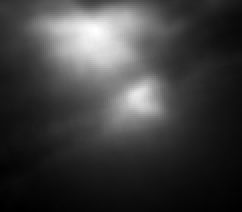
#> input picture no2-baixada-santista/no2-baixada-santista/dados/gee/no2_media_2019_2025.tif, 121 x 106 px, found by its file name (shown 2 times larger)
$ python fig_fundeio.py
#> lines starting #> are read from the running program, lines starting #| are printed output that depends on the picture
import numpy as np, pandas as pd, json, matplotlib; matplotlib.use('Agg'); import matplotlib.pyplot as plt
from matplotlib.patches import Rectangle
from PIL import Image
plt.rcParams.update({'font.family': 'sans-serif', 'font.sans-serif': ['Carlito', 'Liberation Sans'], 'font.size': 8.5,
                     'axes.spines.top': False, 'axes.spines.right': False, 'savefig.dpi': 400, 'axes.linewidth': 0.6})
im = Image.open('../gee/no2_media_2019_2025.tif'); A = np.array(im, float) * 1e6
#> further down, im is the input picture: PIL image 121x106 F; min 1.84e-05, max 0.000179, mean 5.76e-05
#> after `A = np.array(im, float) * 1000000.0`:
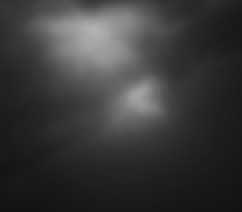
#> A: shape (106, 121) float64 (shown 2 times larger); min 18.44, max 179, mean 57.6
sx, sy = im.tag_v2[33550][:2]; x0, y0 = im.tag_v2[33922][3:5]; ny, nx = A.shape
#> after `sx, sy = im.tag_v2[33550][:2]`: sx = 0.01; sy = 0.01
#> after `x0, y0 = im.tag_v2[33922][3:5]`: x0 = -47.1; y0 = -23.39
#> after `ny, nx = A.shape`: ny = 106; nx = 121
ext = [x0, x0 + nx * sx, y0 - ny * sy, y0]
#> ext = [-47.1, -45.89, -24.45, -23.39]
fig, ax = plt.subplots(1, 2, figsize=(7.2, 3.1), gridspec_kw={'width_ratios': [1.15, 1]})
a = ax[0]; h = a.imshow(A, extent=ext, cmap='YlOrRd', vmin=20, vmax=160, origin='upper')
#> (the run stopped early here; a loop or call above may not have finished)
